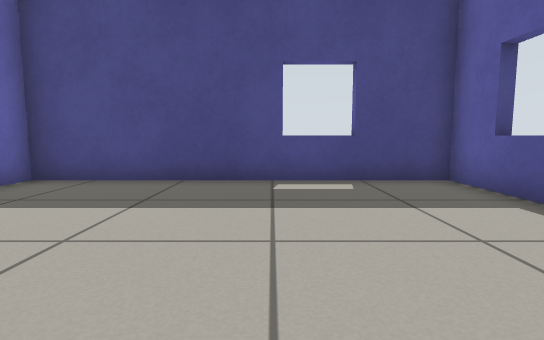
view 1 (above)

14 first-person views from a walk through a Gazebo world. The camera is 0.5 m above the floor, tilts 6° down and sees 80° across. The floor is counted in squares, 0.5 m on a side. Each view is taken from the middle of a square. On the plan, view 1 faces up. The plan holds only what a view shows up to about 12 squares ahead; the rest is blank. Robots are left out. Gazebo's built-in surfaces are drawn with simple patterns.

view 2
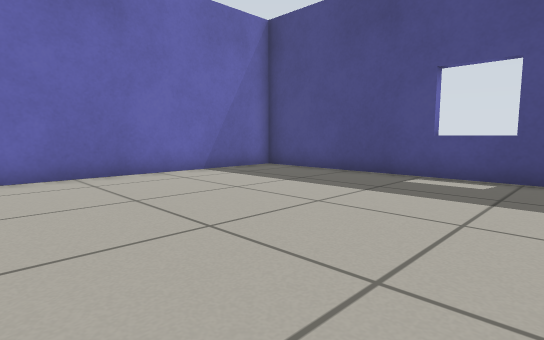

view 3
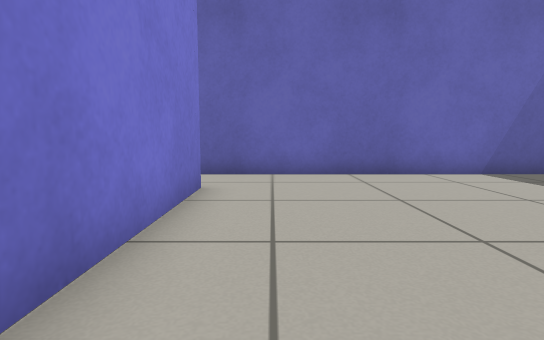

view 4
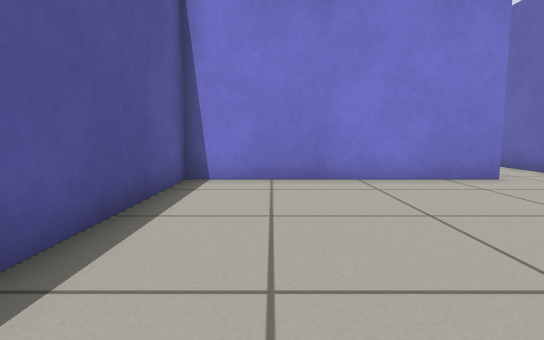

view 5
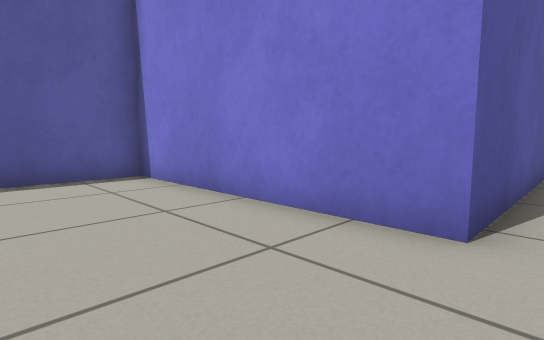

view 6
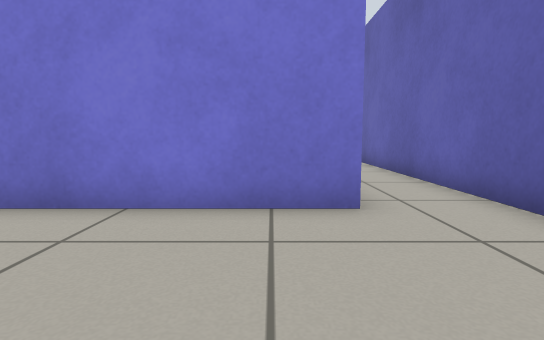

view 7
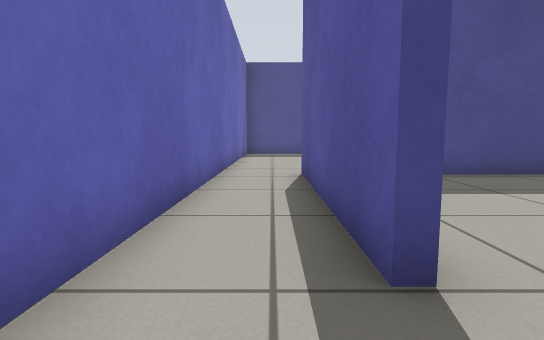

view 8
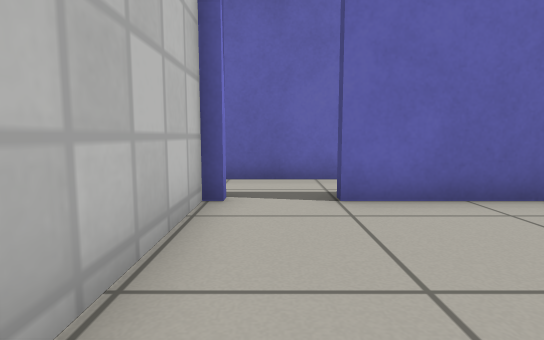

view 9
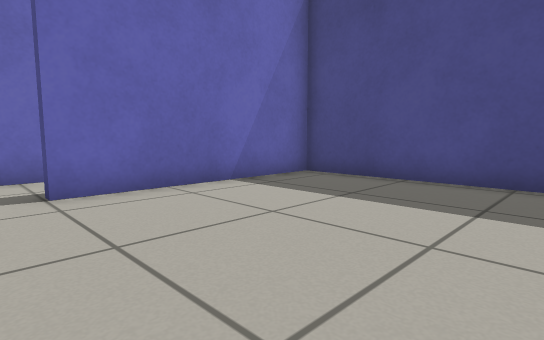

view 10
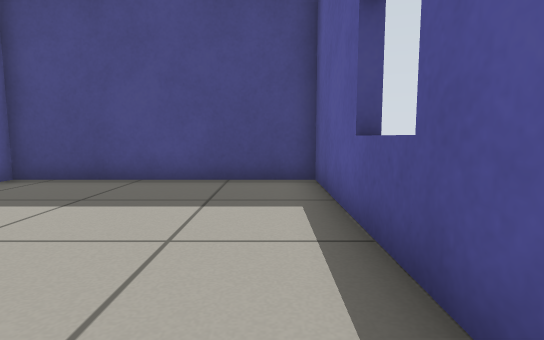

view 11
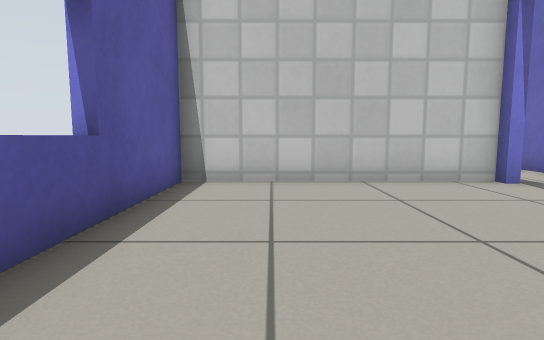

view 12
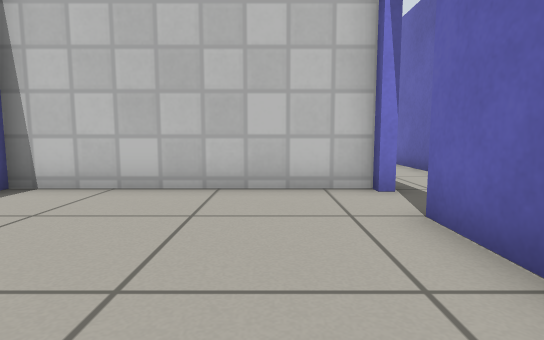

view 13
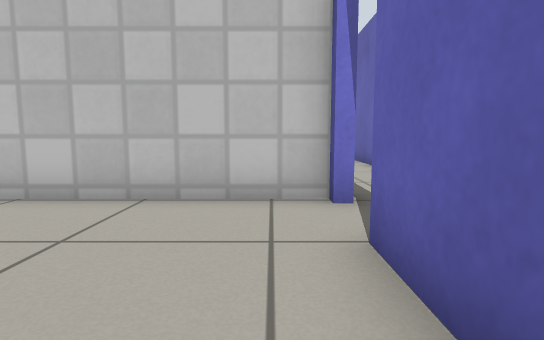

view 14
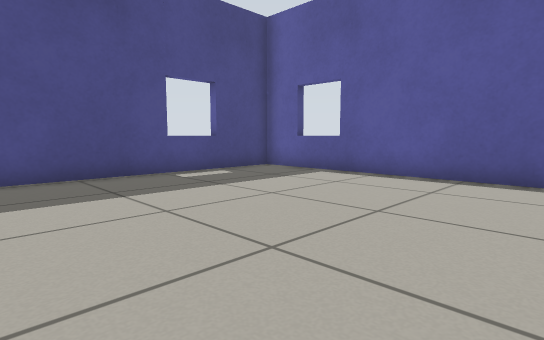

### Floor plan
Points are (right, up) in squares from view 1. A wall is a line through its corners. A room is listed if a view was taken in it or the views show most of it. See-through windows are left out.
Room 1 (views 1, 2, 3, 4, 5, 6, 7, 14)
walls: (-3.2, -9) (-3.2, -2.4) (4, -2.4) (4, 7.2) (-5.4, 7.2) (-5.4, -11.1); (-5.4, -12.8) (-5.4, -18.4)
ways out: open door at (-3, -9.5) to room 2
Room 2 (views 8, 9, 10, 11, 12, 13)
walls: (-2.9, -11.1) (4, -11.1) (4, -2.7) (-2.9, -2.7) (-2.9, -9)
ways out: open door at (-3, -9.5) to room 1

Where each view was taken, in squares from view 1:
view 1: 0 up, 0 right, facing up
view 2: 1 down, 3 right, facing up-left
view 3: 1 down, 3 right, facing left
view 4: 5 up, 2 right, facing down
view 5: 1 up, 4 left, facing down-right
view 6: 2 up, 2 left, facing down
view 7: 11 down, 4 left, facing up
view 8: 10 down, 2 right, facing left
view 9: 10 down, 3 right, facing up-left
view 10: 10 down, 3 right, facing up
view 11: 4 down, 2 right, facing down
view 12: 5 down, 1 left, facing down
view 13: 6 down, 2 left, facing down
view 14: 1 down, 4 left, facing up-right
